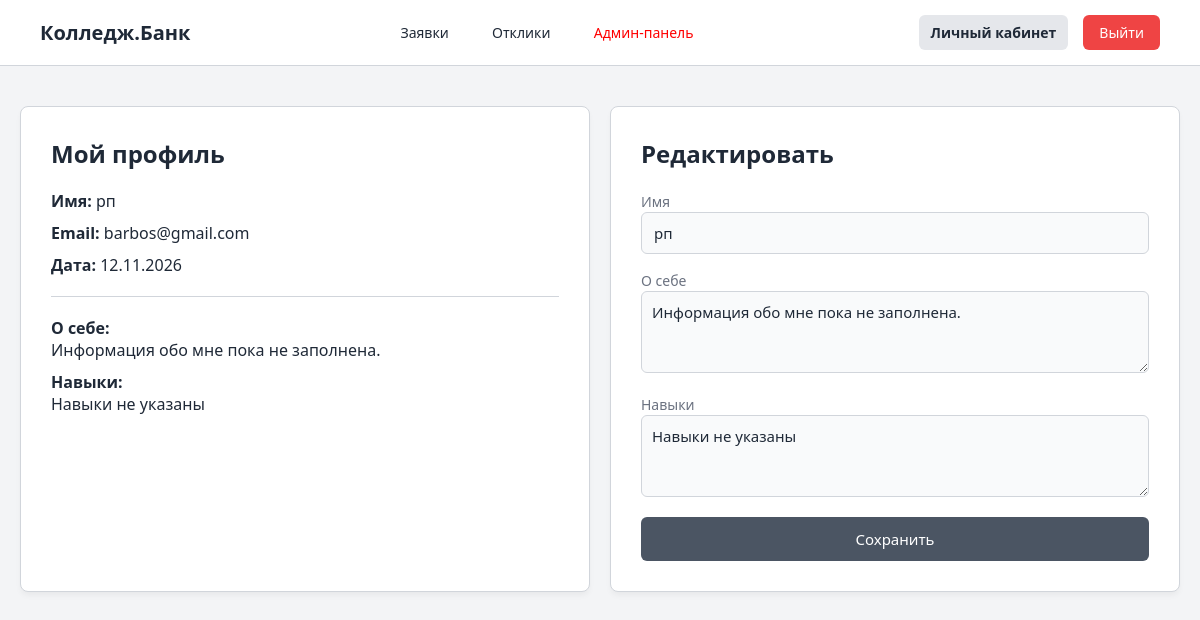
The app's page /profile.php (signed in) with its own data.
### tables this page shows
CREATE TABLE users (
    id INTEGER PRIMARY KEY AUTOINCREMENT,
    name TEXT NOT NULL,
    email TEXT UNIQUE NOT NULL,
    password_hash TEXT NOT NULL,
    role TEXT DEFAULT 'user',
    bio TEXT DEFAULT 'Информация обо мне пока не заполнена.',
    skills TEXT DEFAULT 'Навыки не указаны',
    created_at DATETIME DEFAULT CURRENT_TIMESTAMP
);

### profile.php (the view, shortened to what this page needs)
<?php
require 'db.php';
$userId = (int)$_SESSION['user_id'];
$isAdmin = (($_SESSION['role'] ?? '') === 'admin');
$stmt = $db->prepare("SELECT * FROM users WHERE id = ?");
$stmt->execute([$userId]);
$user = $stmt->fetch(PDO::FETCH_ASSOC);
?>
<!DOCTYPE html>
<html lang="ru">
<head>
    <meta charset="UTF-8"><title>Личный кабинет | Колледж.Банк</title><link rel="stylesheet" href="style.css">
</head>
<body>
    <div class="top-bar">
        <div><strong>Колледж.Банк</strong></div>
        <div>
            <a href="offers.php" class="nav-link">Заявки</a>
            <a href="requests.php" class="nav-link">Отклики</a>
            <?php if ($isAdmin): ?><a href="admin.php" class="nav-link" style="color: red;">Админ-панель</a><?php endif; ?>
        </div>
        <div style="display: flex; align-items: center;">
            <a href="profile.php" class="nav-link active" style="margin-right: 15px;">Личный кабинет</a>
            <a href="logout.php" class="logout-btn">Выйти</a>
        </div>
    </div>
    <div class="dashboard-container">
        <div style="display: grid; grid-template-columns: 1fr 1fr; gap: 20px;">
            <div class="content-box" style="text-align: left;">
                <h2 style="margin-bottom: 20px;">Мой профиль</h2>
                <p style="margin-bottom: 10px;"><strong>Имя:</strong> <?= htmlspecialchars($user['name']) ?></p>
                <p style="margin-bottom: 10px;"><strong>Email:</strong> <?= htmlspecialchars($user['email']) ?></p>
                <p style="margin-bottom: 10px;"><strong>Дата:</strong> <?= date('d.m.Y', strtotime($user['created_at'])) ?></p>
                <hr style="margin: 20px 0; border: none; border-top: 1px solid var(--border);">
                <p style="margin-bottom: 10px;"><strong>О себе:</strong><br><?= nl2br(htmlspecialchars($user['bio'])) ?></p>
                <p style="margin-bottom: 20px;"><strong>Навыки:</strong><br><?= nl2br(htmlspecialchars($user['skills'])) ?></p>
            </div>
            <div class="content-box" style="text-align: left;">
                <h2 style="margin-bottom: 20px;">Редактировать</h2>
                <form method="POST" action="">
                    <label style="font-size: 14px; color: var(--text-muted);">Имя</label>
                    <input type="text" name="name" value="<?= htmlspecialchars($user['name']) ?>" required>
                    <label style="font-size: 14px; color: var(--text-muted);">О себе</label>
                    <textarea name="bio" rows="3" style="width:100%; padding:10px; margin-bottom:15px; background:#f9fafb; border:1px solid var(--border); border-radius:6px; font-family:inherit; resize:vertical;"><?= htmlspecialchars($user['bio']) ?></textarea>
                    <label style="font-size: 14px; color: var(--text-muted);">Навыки</label>
                    <textarea name="skills" rows="3" style="width:100%; padding:10px; margin-bottom:15px; background:#f9fafb; border:1px solid var(--border); border-radius:6px; font-family:inherit; resize:vertical;"><?= htmlspecialchars($user['skills']) ?></textarea>
                    <button type="submit">Сохранить</button>
                </form>
            </div>
        </div>
    </div>
</body>
</html>

### style.css (style rules this page uses)
:root { --bg: #f3f4f6; --card: #ffffff; --accent: #4b5563; --accent-hover: #374151; --text: #1f2937; --text-muted: #6b7280; --border: #d1d5db; }
* { box-sizing: border-box; margin: 0; padding: 0; font-family: 'Segoe UI', system-ui, sans-serif; }
body { background-color: var(--bg); color: var(--text); display: flex; flex-direction: column; min-height: 100vh; width: 100%; }
.top-bar { display: flex; justify-content: space-between; align-items: center; background-color: var(--card); padding: 15px 40px; border-bottom: 1px solid var(--border); width: 100%; }
.top-bar strong { font-size: 20px; color: var(--text); }
.dashboard-container { width: 100%; max-width: 1200px; margin: 0 auto; padding: 40px 20px; flex-grow: 1; }
h1, h2 { margin-bottom: 20px; font-weight: 600; color: var(--text); }
input, textarea, select { width: 100%; padding: 10px 12px; margin-bottom: 15px; background-color: #f9fafb; border: 1px solid var(--border); border-radius: 6px; color: var(--text); font-size: 15px; outline: none; }
button { width: 100%; padding: 12px; background-color: var(--accent); color: white; border: none; border-radius: 6px; font-size: 15px; font-weight: 500; cursor: pointer; transition: background-color 0.2s; }
a { color: var(--accent); text-decoration: none; font-size: 14px; display: inline-block; margin-top: 15px; }
.content-box { background-color: var(--card); padding: 30px; border-radius: 8px; border: 1px solid var(--border); box-shadow: 0 4px 6px -1px rgba(0, 0, 0, 0.05); }
.logout-btn { padding: 8px 16px; background-color: #ef4444; color: white !important; border-radius: 6px; text-decoration: none !important; font-size: 14px; margin: 0; transition: background 0.2s; }
.nav-link { color: var(--text); text-decoration: none; margin-right: 15px; padding: 8px 12px; border-radius: 6px; transition: 0.2s; margin-top: 0; }
.nav-link.active { font-weight: bold; background-color: #e5e7eb; }

### records on screen
users: name "рп", email "barbos@gmail.com", created_at "12.11.2026", bio "Информация обо мне пока не заполнена.", skills "Навыки не указаны"
